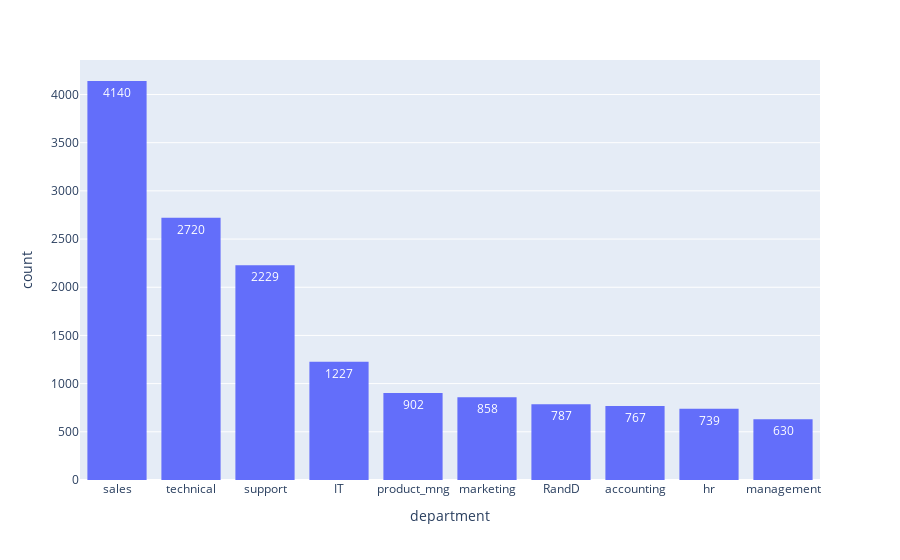

Notebook code cell kept with this figure:
### Code cell
px.histogram(hr_DF,x='department',text_auto=True).update_xaxes(categoryorder="total descending")

### Figure 1 — Plotly figure (JSON) as saved in the notebook; plotly's stock layout.template omitted (floating-point values rounded to 4 significant figures; data arrays with more than 128 entries replaced by an {"elided": "..."} marker saying what was removed)
{"data": [{"alignmentgroup": "True", "bingroup": "x", "hovertemplate": "department=%{x}<br>count=%{y}<extra></extra>", "legendgroup": "", "marker": {"color": "#636efa", "pattern": {"shape": ""}}, "name": "", "offsetgroup": "", "orientation": "v", "showlegend": false, "texttemplate": "%{value}", "type": "histogram", "x": {"elided": "14999 str values"}, "xaxis": "x", "yaxis": "y"}], "layout": {"autosize": true, "barmode": "relative", "legend": {"tracegroupgap": 0}, "margin": {"t": 60}, "xaxis": {"anchor": "y", "autorange": true, "categoryorder": "total descending", "domain": [0, 1], "range": [-0.5, 9.5], "title": {"text": "department"}, "type": "category"}, "yaxis": {"anchor": "x", "autorange": true, "domain": [0, 1], "range": [0, 4358.0], "title": {"text": "count"}}}}
